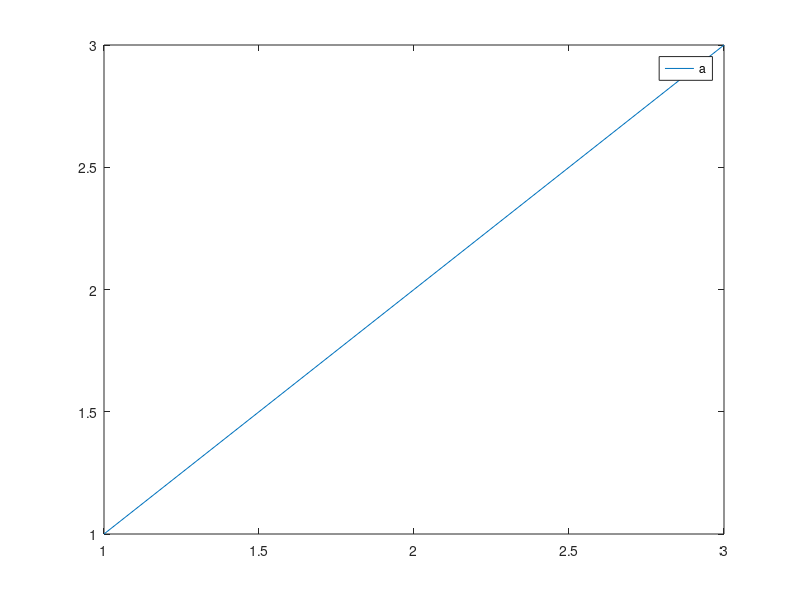

This figure's MATLAB source: (Note: this script raises an error after producing the figure.)
%=============================================================================
% Copyright (c) 2016-present Allan CORNET (Nelson)
%=============================================================================
% This file is part of Nelson.
%=============================================================================
% LICENCE_BLOCK_BEGIN
% SPDX-License-Identifier: LGPL-3.0-or-later
% LICENCE_BLOCK_END
%=============================================================================
% <--ADV-CLI MODE-->
%=============================================================================
% A user-set legend title FontSize sticks.
f = figure('Visible', 'off');
ax = axes(f);
plot(ax, 1:3);
l = legend(ax, 'a');
h = l.Title;
h.String = 'T';
h.FontSize = 15;
drawnow();
assert_isequal(h.FontSize, 15);
assert_isequal(h.FontSizeMode, 'manual');
l.FontSize = 12;
drawnow();
assert_isequal(h.FontSize, 15);
ax.FontSize = 20;
drawnow();
assert_isequal(l.FontSize, 12);
assert_isequal(h.FontSize, 15);
l.FontSizeMode = 'auto';
drawnow();
assert_isapprox(l.FontSize, 18, 1e-12);
assert_isequal(h.FontSize, 15);
%=============================================================================
% Back to auto, the title follows the legend again.
h.FontSizeMode = 'auto';
l.FontSize = 11;
drawnow();
assert_isequal(h.FontSize, 11);
ax.FontSize = 10;
drawnow();
assert_isequal(l.FontSize, 11);
assert_isequal(h.FontSize, 11);
%=============================================================================
% Nested assignment form.
l.Title.FontSize = 7;
drawnow();
assert_isequal(l.Title.FontSize, 7);
l.FontSize = 13;
drawnow();
assert_isequal(l.Title.FontSize, 7);
%=============================================================================
% An auto title follows the legend FontSize and the axes FontSize.
f2 = figure('Visible', 'off');
ax2 = axes(f2);
plot(ax2, 1:3);
l2 = legend(ax2, 'a');
h2 = l2.Title;
drawnow();
assert_isapprox(h2.FontSize, 9, 1e-12);
assert_isequal(h2.FontSizeMode, 'auto');
l2.FontSize = 12;
drawnow();
assert_isequal(h2.FontSize, 12);
assert_isequal(h2.FontSizeMode, 'auto');
l2.FontSizeMode = 'auto';
ax2.FontSize = 20;
drawnow();
assert_isapprox(l2.FontSize, 18, 1e-12);
assert_isapprox(h2.FontSize, 18, 1e-12);
h2.FontSize = 8;
ax2.FontSize = 30;
drawnow();
assert_isapprox(l2.FontSize, 27, 1e-12);
assert_isequal(h2.FontSize, 8);
%=============================================================================
% Legend font attributes reach an auto title and keep its modes auto.
l2.FontWeight = 'bold';
l2.FontAngle = 'italic';
l2.FontName = 'Courier New';
l2.TextColor = [1 0 0];
drawnow();
assert_isequal(h2.FontWeight, 'bold');
assert_isequal(h2.FontWeightMode, 'auto');
assert_isequal(h2.FontAngle, 'italic');
assert_isequal(h2.FontAngleMode, 'auto');
assert_isequal(h2.FontName, 'Courier New');
assert_isequal(h2.FontNameMode, 'auto');
assert_isequal(h2.Color, [1 0 0]);
%=============================================================================
% A user value equal to the current one still turns manual.
f3 = figure('Visible', 'off');
ax3 = axes(f3);
plot(ax3, 1:3);
l3 = legend(ax3, 'a');
h3 = l3.Title;
drawnow();
h3.FontSize = h3.FontSize;
assert_isequal(h3.FontSizeMode, 'manual');
h3.FontWeight = 'normal';
assert_isequal(h3.FontWeightMode, 'manual');
l3.FontSize = 13;
l3.FontWeight = 'bold';
drawnow();
assert_isapprox(h3.FontSize, 9, 1e-12);
assert_isequal(h3.FontWeight, 'normal');
%=============================================================================
% A legend FontSize given at creation reaches the title.
f4 = figure('Visible', 'off');
ax4 = axes(f4);
plot(ax4, 1:3);
l4 = legend(ax4, 'a', 'FontSize', 14);
h4 = l4.Title;
drawnow();
assert_isequal(h4.FontSize, 14);
%=============================================================================
close all;
%=============================================================================
